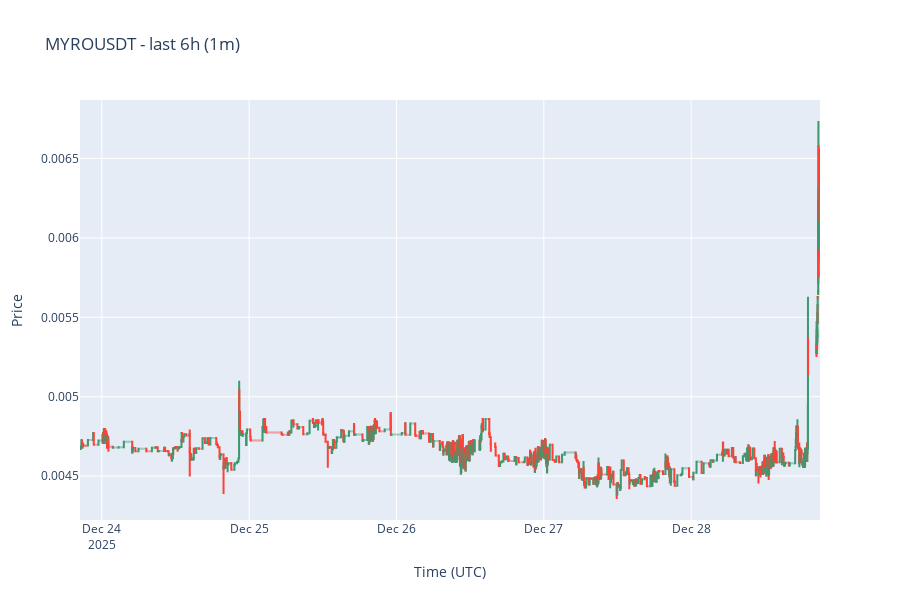

This figure's notebook cell:
### Markdown cell above
## 3) Plotly candlestick chart for a symbol

This helper fetches candles for a time range and renders a Plotly candlestick chart.

### Code cell
import plotly.graph_objects as go

async def fetch_candles(symbol: str, start: datetime, end: datetime) -> pd.DataFrame:
    sql = text("""
        SELECT timestamp, open, high, low, close, volume, turnover, is_confirmed
        FROM candles_1m
        WHERE symbol = :symbol
          AND timestamp >= :start_ts
          AND timestamp <  :end_ts
        ORDER BY timestamp ASC
    """)

    async with SessionLocal() as session:
        res = await session.execute(sql, {
            "symbol": symbol,
            "start_ts": start,
            "end_ts": end,
        })
        rows = res.mappings().all()

    df = pd.DataFrame(rows)
    if not df.empty:
        df["timestamp"] = pd.to_datetime(df["timestamp"], utc=True)
        
    return df

def plot_candles(df: pd.DataFrame, title: str = "") -> go.Figure:
    if df.empty:
        raise ValueError("No candles to plot for the specified range.")

    fig = go.Figure(
        data=[go.Candlestick(
            x=df["timestamp"],
            open=df["open"],
            high=df["high"],
            low=df["low"],
            close=df["close"],
            name="1m"
        )]
    )
    fig.update_layout(
        title=title or "Candles",
        xaxis_title="Time (UTC)",
        yaxis_title="Price",
        xaxis_rangeslider_visible=False,
        height=600,
    )
    return fig

symbol = "MYROUSDT"
end = utc_floor_minute(datetime.now(timezone.utc))
start = end - timedelta(hours=130)
df_btc = await fetch_candles(symbol, start, end)
fig = plot_candles(df_btc, f"{symbol} - last 6h (1m)")
fig.show()

### Figure 1 — Plotly figure (JSON) as saved in the notebook; plotly's stock layout.template omitted (floating-point values rounded to 4 significant figures; data arrays with more than 128 entries replaced by an {"elided": "..."} marker saying what was removed)
{"data": [{"close": {"elided": "7071 float values"}, "high": {"elided": "7071 float values"}, "low": {"elided": "7071 float values"}, "name": "1m", "open": {"elided": "7071 float values"}, "type": "candlestick", "x": {"elided": "7071 str values"}}], "layout": {"height": 600, "title": {"text": "MYROUSDT - last 6h (1m)"}, "xaxis": {"rangeslider": {"visible": false}, "title": {"text": "Time (UTC)"}}, "yaxis": {"title": {"text": "Price"}}}}
